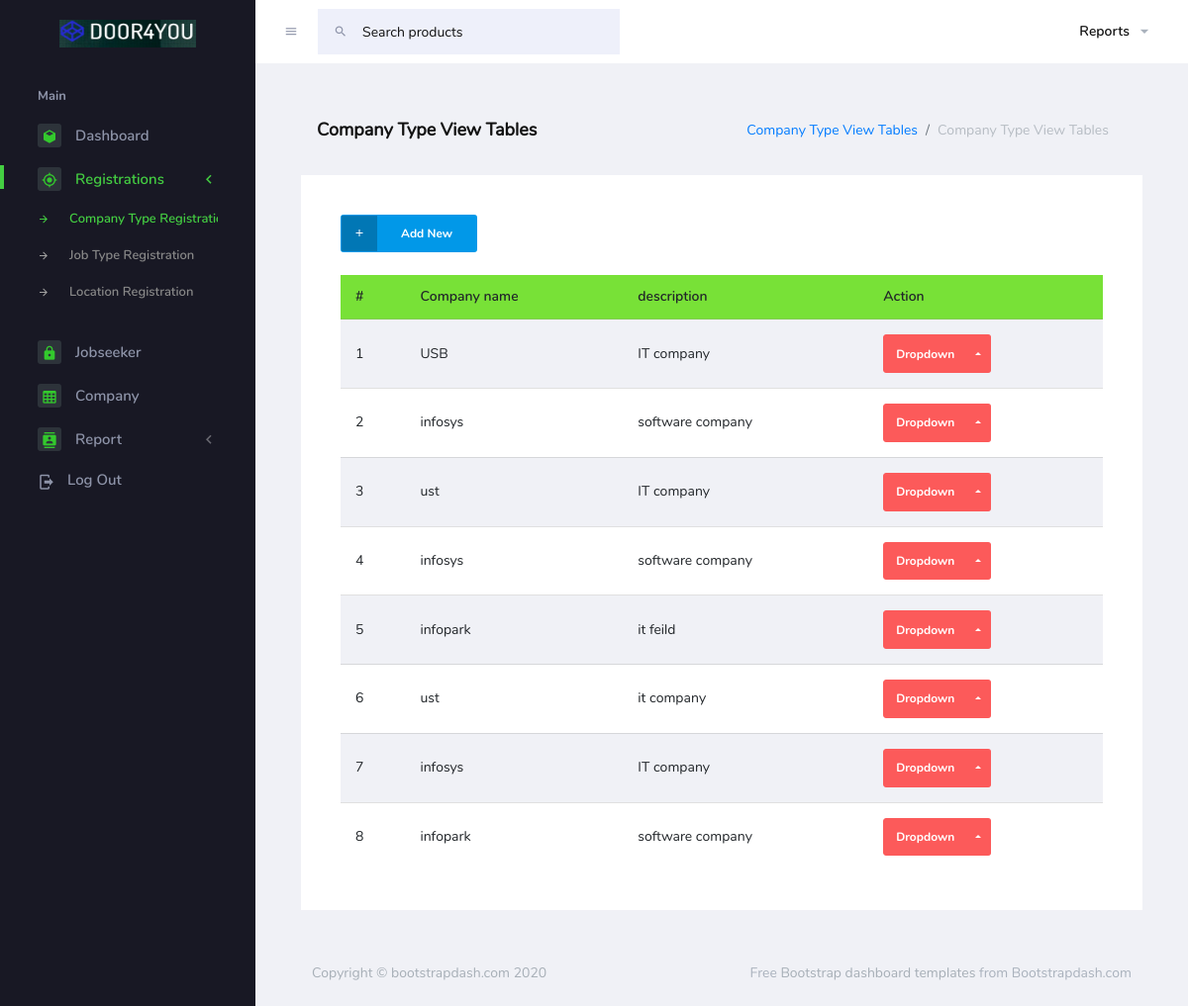
The app's page /Admin/companytypeview.php with its own data.
### tables this page shows
CREATE TABLE IF NOT EXISTS `tblcompanytyperegistration` (
  `companytypeid` int(11) NOT NULL AUTO_INCREMENT,
  `companytypename` varchar(50) NOT NULL,
  `description` varchar(50) NOT NULL,
  PRIMARY KEY (`companytypeid`)
);

### Admin/companytypeview.php (the view, shortened to what this page needs)
<?php
 include("config.php");
  include("Header.php");
  ?>
        <div class="main-panel">
          <div class="content-wrapper">
            <div class="page-header">
              <h3 class="page-title"> Company Type View Tables </h3>
              <nav aria-label="breadcrumb">
                <ol class="breadcrumb">
                  <li class="breadcrumb-item"><a href="#">Company Type View Tables</a></li>
                  <li class="breadcrumb-item active" aria-current="page">Company Type View Tables </li>
                </ol>
              </nav>
            </div>
            <div class="row">
              <div class="col-lg-12 grid-margin stretch-card">
                <div class="card">
                  <div class="card-body">
                    <a href="companytyperegistration.php" >
                  <button type="button" style="margin-bottom: 3%;" class="btn btn-social-icon-text btn-linkedin"><i class="mdi mdi-plus" ></i>Add New</button>
</a>
                  <br>
                    <table class="table table-striped">
                      <thead style="background-color: #78e137">
                        <tr>
                          <th> # </th>
                          <th> Company name </th>
                          <th> description </th>
                          <th> Action </th>
                        </tr>
                      </thead>
                      <tbody>
                      <?php
    $s=1;
    $sql=mysqli_query($con,"SELECT * FROM tblcompanytyperegistration");
    while($display=mysqli_fetch_array($sql))
    {
    ?>
                        <tr>
                          <td class="py-1"><?php echo $s++; ?></td>
                          <td> <?php echo $display["companytypename"]; ?></td>
                          <td> <?php echo $display["description"]; ?> </td>
                          <td>
                          <div class="btn-group dropup">
                        <button type="button" class="btn btn-danger">Dropdown</button>
                        <button type="button" class="btn btn-danger dropdown-toggle dropdown-toggle-split" id="dropupMenuSplitButton2" data-toggle="dropdown" aria-haspopup="true" aria-expanded="false">
                        </button>
                      </div>
                             </td>
                        </tr>
  <?php
  }
  ?>
                      </tbody>
                    </table>
                  </div>
                </div>
              </div>
            </div>
          </div>
  <?php
  include("Footer.php");
  ?>

### records on screen
tblcompanytyperegistration: companytypename "USB", description "IT company"
tblcompanytyperegistration: companytypename "infosys", description "software company"
tblcompanytyperegistration: companytypename "ust", description "IT company"
tblcompanytyperegistration: companytypename "infosys", description "software company"
tblcompanytyperegistration: companytypename "infopark", description "it feild"
tblcompanytyperegistration: companytypename "ust", description "it company"
tblcompanytyperegistration: companytypename "infosys", description "IT company"
tblcompanytyperegistration: companytypename "infopark", description "software company"
